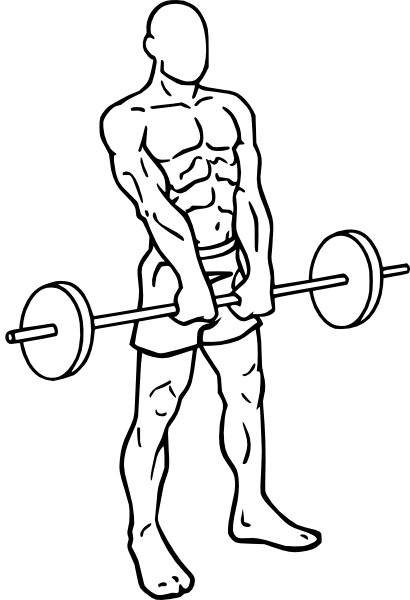
#> input picture assets/everkinetic/Barbell-shrugs-1.png, 410 x 600 px
$ python -i prepare_illustrations.py   (imports and definitions only)
#> lines starting #> are read from the running program, lines starting #| are printed output that depends on the picture
"""Builds assets/ex/<id>-1.png and -2.png from the Everkinetic drawings (CC BY-SA 3.0).
Lines are converted to black ink on a transparent background, trimmed and resized."""
import os, json
from PIL import Image, ImageOps
SRC = "assets/everkinetic"
MAP = {
 "squat": "Pile-squat", "pushup": "Push-ups", "row": "Rear-deltoid-row", "superman": "Supermans",
 "ohp": "Dumbbell-shoulder-press", "glutebridge": "Bridge", "lunge": "Rear-lunges", "chairdip": "Bench-dips",
 "latpd": "Wide-grip-lat-pull-down", "legpress": "Leg-press", "chestpress": "Incline-chest-press",
 "seatedrow": "Cable-seated-rows", "stepup": "Step-ups", "curl": "Biceps-curl", "legext": "Leg-extensions",
 "legcurl": "Seated-leg-curl", "pecfly": "Butterfly-machine", "shoulderpress": "Shoulder-press-machine",
 "pushdown": "Triceps-pushdown", "latraise": "Dumbbell-lateral-raises", "crunch": "Crunches",
 "hyperext": "Hyperextensions", "overheadtri": "Seated-overhead-triceps-extension", "deadlift": "Dead-lifts",
}
def find(base, k):
    for d in ["", "still_unsorted"]:
        folder = os.path.join(SRC, d)
        for f in sorted(os.listdir(folder)):
            stem, ext = os.path.splitext(f)
            if ext.lower() not in (".png", ".gif"): continue
            if stem == f"{base}-{k}" or (stem.startswith(f"{base}-{k}-") and "x" in stem.split("-")[-1]):
                return os.path.join(folder, f)
    return None
def ink(path):
    im = Image.open(path).convert("RGBA")
#> im is the input picture: PIL image 410x600 RGBA; mean R, G, B, A 229.1, 229.1, 229.1, 20
    bg = Image.new("RGBA", im.size, "white"); bg.alpha_composite(im)
#> after `bg = Image.new('RGBA', im.size, 'white')`: bg: PIL image 410x600 RGBA; every value is 255
    g = ImageOps.grayscale(bg.convert("RGB"))
    alpha = ImageOps.invert(g).point(lambda v: 0 if v < 18 else min(255, int(v * 1.25)))
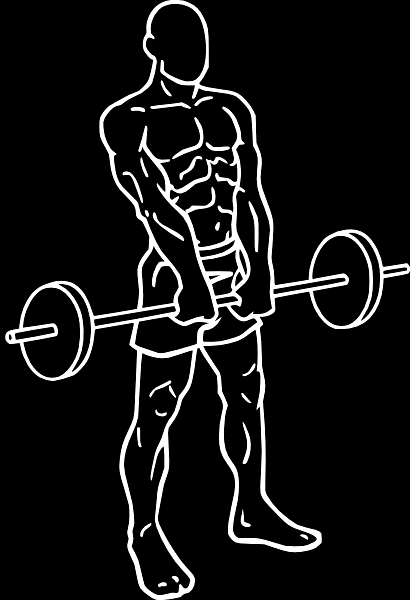
#> alpha: PIL image 410x600 L; min 0, max 255, mean 21
    out = Image.new("RGBA", im.size, (17, 20, 26, 0)); out.putalpha(alpha)
#> after `out.putalpha(alpha)`:
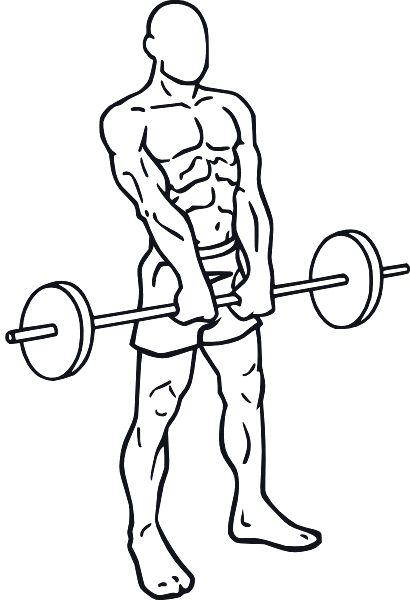
#> out: PIL image 410x600 RGBA; mean R, G, B, A 17, 20, 26, 21; transparent parts drawn white
    return out
done = {}
# [21 lines not run here, left out]

>>> result = ink('../assets/everkinetic/Barbell-shrugs-1.png')

$ run again, on assets/everkinetic/Bent-arm-pullover-2.png
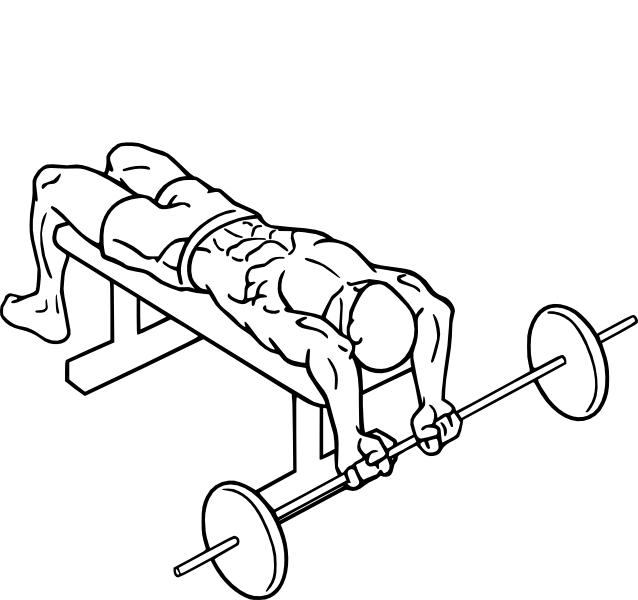
#> input picture assets/everkinetic/Bent-arm-pullover-2.png, 638 x 600 px
#> in ink, im is the input picture: PIL image 638x600 RGBA; mean R, G, B, A 234.8, 234.8, 234.8, 15.2
#> bg: PIL image 638x600 RGBA; every value is 255
#> in ink, `alpha = ImageOps.invert(g).point(lambda v: 0 if v < 18 else min(255, i..`:
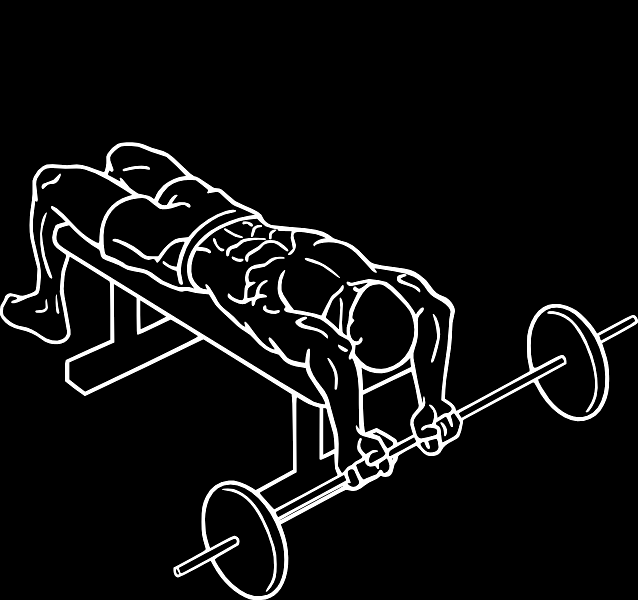
#> alpha: PIL image 638x600 L; min 0, max 255, mean 16

$ run again, on assets/everkinetic/Bicep-curls-2.png
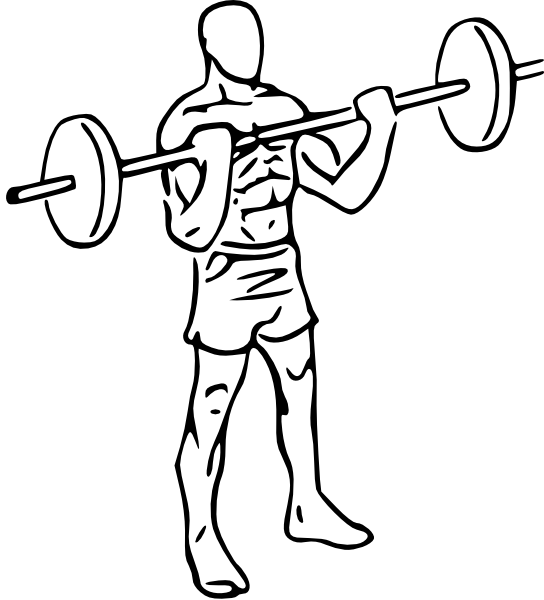
#> input picture assets/everkinetic/Bicep-curls-2.png, 544 x 600 px
#> in ink, im is the input picture: PIL image 544x600 RGBA; mean R, G, B, A 229.6, 229.6, 229.6, 20.8
#> bg: PIL image 544x600 RGBA; every value is 255
#> in ink, `alpha = ImageOps.invert(g).point(lambda v: 0 if v < 18 else min(255, i..`:
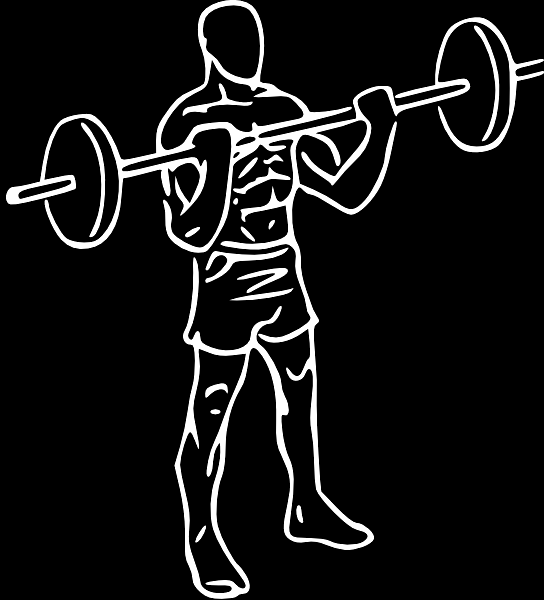
#> alpha: PIL image 544x600 L; min 0, max 255, mean 21.5
#> in ink, `out.putalpha(alpha)`:
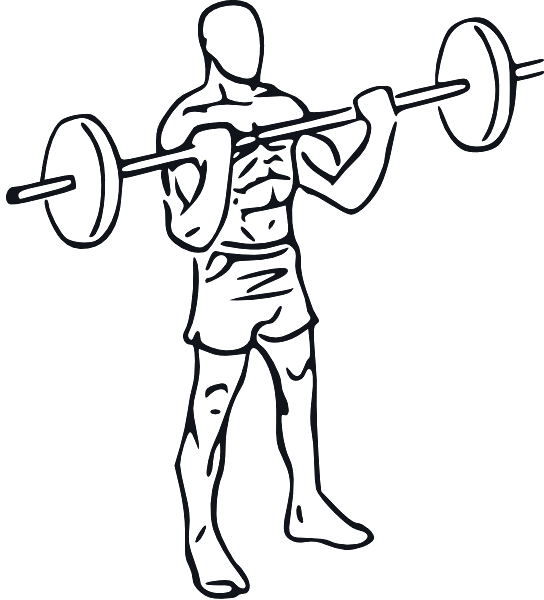
#> out: PIL image 544x600 RGBA; mean R, G, B, A 17, 20, 26, 21.5; transparent parts drawn white

$ run again, on assets/everkinetic/Biceps-curl-1.png
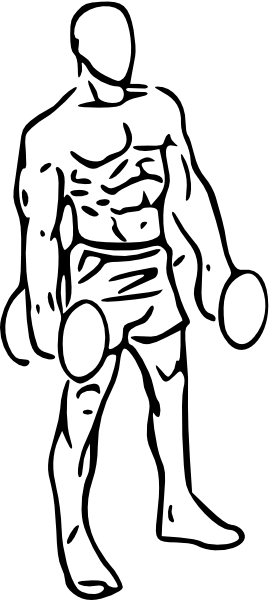
#> input picture assets/everkinetic/Biceps-curl-1.png, 272 x 600 px
#> in ink, im is the input picture: PIL image 272x600 RGBA; mean R, G, B, A 211.4, 211.4, 211.4, 36
#> bg: PIL image 272x600 RGBA; every value is 255
#> in ink, `alpha = ImageOps.invert(g).point(lambda v: 0 if v < 18 else min(255, i..`:
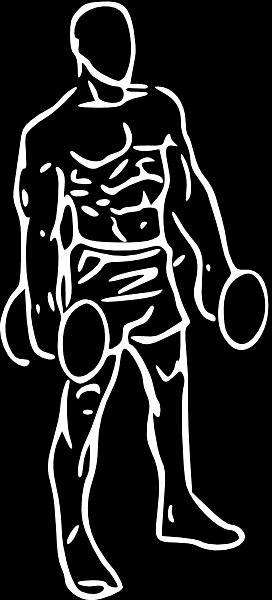
#> alpha: PIL image 272x600 L; min 0, max 255, mean 37.2
#> in ink, `out.putalpha(alpha)`:
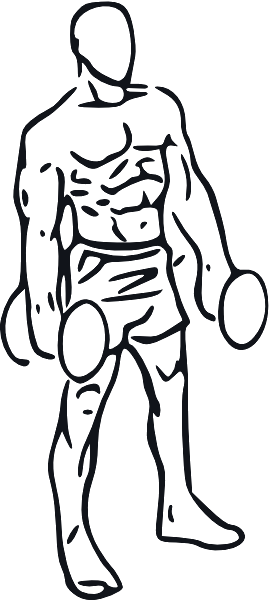
#> out: PIL image 272x600 RGBA; mean R, G, B, A 17, 20, 26, 37.2; transparent parts drawn white
